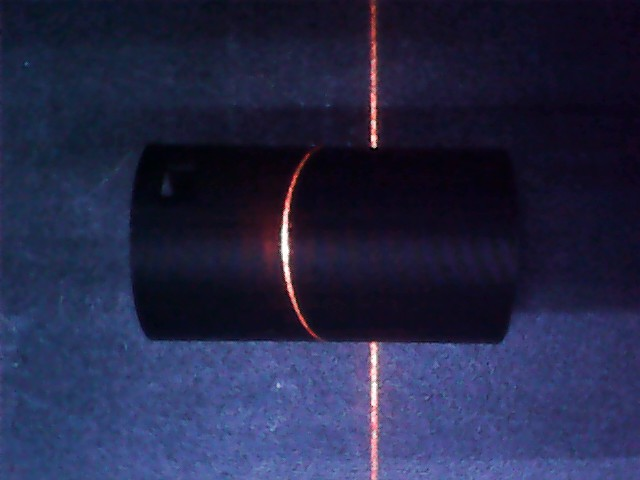
#> input picture beam_images/1811_OBJ.jpg, 640 x 480 px, found by its file name
$ python exterior_beam_scan.py   (older library calls are emulated)
#> lines starting #> are read from the running program, lines starting #| are printed output that depends on the picture; after the words box and inside, x2 and y2 are one past the last pixel; in counts of white or black regions, pixels touching at a corner belong together; long printed decimals are rounded
import cv2
import numpy as np
from scipy.optimize import curve_fit
from scipy.ndimage import gaussian_filter1d
import matplotlib.pyplot as plt
import glob

class Frame:
    def __init__(
            self,
            image: np.ndarray
            ):
        self.image = image
        self.cropped_image = self.crop_to_laser_area(image)
        self.x_position_array = self.extract_laser_line_centre_array()

    @staticmethod
    def gaussian(
            x,
            amplitude,
            mean,
            standard_deviation
            ) -> np.ndarray:
        '''
        Gaussian function for curve fitting.

        Parameters:
        - x: The horizontal pixel positions along the row (0 to width-1)
        - amplitude: Peak height of the Gaussian.
        - mean: Center position of the Gaussian.
        - standard_deviation: Standard deviation (width) of the Gaussian.

        Returns:
        - Gaussian function evaluated at x.
        '''
        return amplitude * np.exp(-((x - mean) ** 2) / (2 * standard_deviation ** 2))

    @staticmethod
    def create_red_white_mask(
            frame
            ) -> np.ndarray:

        '''
        Converts the input frame to HSV color space and creates a binary mask that highlights pixels in the red and white color ranges.

        Parameters:
        - frame: The input image frame in BGR color space.

        Returns:
        - red_white_mask: A binary mask where pixels within the red and white color ranges are white (255),
          and all other pixels are black (0).
        '''

        hsv_frame = cv2.cvtColor(frame, cv2.COLOR_BGR2HSV)

        lower_red1 = np.array([0, 40, 30])
        upper_red1 = np.array([15, 255, 255])
        lower_red2 = np.array([165, 40, 30])
        upper_red2 = np.array([180, 255, 255])
        lower_white = np.array([0, 0, 200])
        upper_white = np.array([180, 40, 255])

        mask_red1 = cv2.inRange(hsv_frame, lower_red1, upper_red1)
        mask_red2 = cv2.inRange(hsv_frame, lower_red2, upper_red2)
        mask_red = cv2.bitwise_or(mask_red1, mask_red2)
        mask_white = cv2.inRange(hsv_frame, lower_white, upper_white)

        red_white_mask = cv2.bitwise_or(mask_red, mask_white)
        red_white_mask = cv2.morphologyEx(red_white_mask, cv2.MORPH_OPEN, np.ones((1,1), np.uint8))
        red_white_mask = cv2.morphologyEx(red_white_mask, cv2.MORPH_CLOSE, np.ones((2,2), np.uint8))

        grey = cv2.cvtColor(frame, cv2.COLOR_BGR2GRAY)
        _, bright_mask = cv2.threshold(grey, 140, 255, cv2.THRESH_BINARY)
        blurred = cv2.GaussianBlur(bright_mask, (5, 5), 0)
        sobel_x = cv2.Sobel(blurred, cv2.CV_64F, 1, 0)  # X gradient

        # Split channels
        # b, g, r = cv2.split(frame)

        # # Threshold red channel
        # _, red_mask = cv2.threshold(r, 180, 255, cv2.THRESH_BINARY)

        # # Optional blur
        # blurred = cv2.GaussianBlur(red_mask, (5, 5), 0)

        # # Sobel X
        # sobel_x = cv2.Sobel(blurred, cv2.CV_64F, 1, 0)

        return sobel_x

        return sobel_x

        # grey = cv2.cvtColor(frame, cv2.COLOR_BGR2GRAY)
        # _, bright_mask = cv2.threshold(grey, 140, 255, cv2.THRESH_BINARY)
        blurred = cv2.GaussianBlur(red_white_mask, (5, 5), 0)
        return blurred

        return red_white_mask

    @staticmethod
    def crop_to_laser_area(
            image: np.ndarray,
            ) -> np.ndarray:

        '''
        Crops the frame to focus on the area where the laser line is expected to be.
        '''
        height, width = image.shape[:2]
        crop_width = int(width * 0.4)
        cropped_image = image[:, :crop_width]
        return cropped_image

    def get_intensity_edge(
            self,
            y_values,
            invert=False
            ) -> int:
        '''
        Fits a Gaussian to the intensity profile and returns the x-coordinate of the peak (the mean).
        Initial guess is based on the maximum Y value, and a gaussian is fitted to find a more accurate peak position.
        The gaussian is fitted an amount of times equal to maxfev.

        Parameters:
        - y_values: 1D array of intensity values along the x-axis.
        - invert: If True, inverts the y_values to find the opposite edge This allows the left and right edge to be found in one function.

        Returns:
        - x-coordinate of the peak intensity (mean of the fitted Gaussian).
        '''
        if invert:
            y_values = -y_values # Invert to find the opposite edge
        x_values = np.arange(len(y_values))

        initial_guess = [max(y_values), np.argmax(y_values), 1] # Amplitude, Mean, Standard Deviation
        try:
            params, _ = curve_fit(self.gaussian,
                                x_values,
                                y_values,
                                p0=initial_guess,
                                maxfev=10000)
            _, fitted_mean, _ = params
            return int(np.round(fitted_mean))
        except RuntimeError:
            return np.argmax(y_values)

    def extract_laser_line_centre_array(
            self
            ) -> np.ndarray:
        '''
        Extracts the centre of the laser line using gaussian fitting on each row of the red-white mask.
        Gaussian fitting is used to determine the left and right edges of the laser line, and the centre is computed as the average of these edges.

        Parameters:
        - frame: The input image frame in BGR color space.

        Returns:
        - centerline: An array containing the x-coordinates of the laser line centre for each row.

        '''
        red_white_mask = Frame.create_red_white_mask(self.image)
        mask_height, mask_width = red_white_mask.shape
        centerline_array = np.full(mask_height, -1, dtype=int)

        for y in range(mask_height): # For every Y value in the frame
            x_values = red_white_mask[y, :] # Look at the pixels intensities on the X axis
            if np.count_nonzero(x_values) < 2:
                continue  # Treat as invalid if less than 2 non-zero pixels
            left_x_position = self.get_intensity_edge(x_values)
            right_x_position = self.get_intensity_edge(x_values, invert=True)
            centerline_array[y] = (left_x_position + right_x_position) // 2
        return centerline_array

        # [12 lines of commented-out code are left out]

    def plot_centerline(
            self
            ) -> None:
        '''
        Plots the extracted centerline on the image for visualization.

        Parameters:
        - frame: The input image frame in BGR color space.

        Returns:
        - None
        '''
        overlay = self.image.copy()
        height, width, _ = overlay.shape
        for y in range(height):
            x_pos = int(np.round(self.x_position_array[y]))  # round and cast to int
            if x_pos >= 0 and x_pos < width:  # also ensure x_pos is inside image
                overlay[y, x_pos] = (0, 0, 0)  # Black centerline
        cv2.imshow('Centerline Overlay', overlay)
        cv2.waitKey(0)
        cv2.destroyAllWindows()

class BeamAnalyser:
    def __init__(
            self,
            undefected_frame: Frame, # Undefected Line on Beam
            sample_frame: Frame, # Input to compare to Undefected Line
            reference_frame: Frame # Reference Line on Beam
            ):
        self.undefected_frame = undefected_frame
        self.sample_frame = sample_frame
        self.reference_frame = reference_frame
        self.pixels_per_mm, self.camera_matrix, self.dist_coeffs, self.rvecs, self.tvecs = self.callibrate_camera()

    def callibrate_camera(
            self,
            chessboard_size = (5, 5),
            frame_size = (640, 480),
            square_size_mm = 5.0
            ) -> tuple[float, np.ndarray, np.ndarray, list[np.ndarray], list[np.ndarray]]:
        '''
        Callibrates the camera using chessboard images to find pixels per mm and camera matrix and distortion coefficients.

        Parameters:
        - chessboard_images: List of file paths to chessboard images for calibration.
        - chessboard_size: Tuple indicating the number of inner corners per chessboard row and column (rows, columns).
        - square_size_mm: Size of each chessboard square in millimeters.

        Returns:
        - pixels_per_mm: Average number of pixels per millimeter.
        - camera_matrix: Camera matrix obtained from calibration.
        - dist_coeffs: Distortion coefficients obtained from calibration.
        - rvecs: Rotation vectors for each calibration image.
        - tvecs: Translation vectors for each calibration image.
        '''
        # Termination criteria for corner refinement
        criteria = (cv2.TERM_CRITERIA_EPS + cv2.TERM_CRITERIA_MAX_ITER, 30, 0.001)

        # Prepare 3D points for each corner (0,0,0) ... (8,5,0)
        objp = np.zeros((chessboard_size[0]*chessboard_size[1], 3), np.float32)
        objp[:, :2] = np.mgrid[0:chessboard_size[0], 0:chessboard_size[1]].T.reshape(-1, 2)
        objp *= square_size_mm  # scale to mm

        objpoints = []  # 3D points in real world space
        imgpoints = []  # 2D points in image plane

        images = glob.glob(f"Extruder_Scanner/callibration/beam_2/*.jpg")

        if not images:
            raise FileNotFoundError(f"No calibration images found")

        for fname in images:
            img = cv2.imread(fname)
            gray = cv2.cvtColor(img, cv2.COLOR_BGR2GRAY)

            ret, corners = cv2.findChessboardCorners(gray, chessboard_size, None)
            if ret:
                objpoints.append(objp)
                corners2 = cv2.cornerSubPix(gray, corners, (11, 11), (-1, -1), criteria)
                imgpoints.append(corners2)

        if not objpoints:
            raise RuntimeError("No valid chessboard patterns detected. Calibration failed.")

        ret, camera_matrix, dist_coeffs, rvecs, tvecs = cv2.calibrateCamera(
            objpoints, imgpoints, frame_size, None, None
        )
        all_dists = []
        for corners in imgpoints:
            for i in range(len(corners) - 1):
                dx = corners[i+1][0][0] - corners[i][0][0]
                dy = corners[i+1][0][1] - corners[i][0][1]
                all_dists.append(np.hypot(dx, dy))
        avg_pixel_spacing = np.mean(all_dists)
        pixels_per_mm = (avg_pixel_spacing / 2) / square_size_mm

        return pixels_per_mm, camera_matrix, dist_coeffs, rvecs, tvecs

    # [92 lines left out: functions extract_pixel_differences, overlay_centerlines, plot_pixel_differences, not called in this run]

    def find_beam_height_from_reference(
            self,
            reference_height_mm,
            x_camera_offset_mm: float = 37.3,
            ) -> None:
        '''
        Finds the shame of the top of the beam based on the reference frame using laser triangulation

        Parameters:
        - reference_frame: The reference Frame object.
        - sample_frame: The Frame object looking to be compared to the reference frame.

        Returns:
        - None
        '''

        sample_x_position_array = self.sample_frame.x_position_array
        reference_x_position_array = self.reference_frame.x_position_array
        pixel_displacement = np.abs(sample_x_position_array - reference_x_position_array)
        s = pixel_displacement / self.pixels_per_mm
        heights = reference_height_mm * s / (x_camera_offset_mm + s)
        print(sample_x_position_array[:30])
        print(reference_x_position_array[:30])
        print(pixel_displacement[:30])
        print(self.pixels_per_mm)
        return heights

    def plot_heights(
            self,
            ):
        '''
        Finds the shame of the top of the beam based on the reference frame using laser triangulation

        Parameters:
        - self: The self object, used to find the beam height to plot.

        Returns:
        - None
        '''
        heights = self.find_beam_height_from_reference(
            reference_height_mm=65,
            x_camera_offset_mm=37.3
        )

        heights = np.array(heights)

        plt.figure(figsize=(4, 4))
        plt.plot(heights, color='green')
        plt.xlabel('Row (Y position)')
        plt.ylabel('Height (mm)')
        plt.title('Height of object in mm')
        plt.gca().invert_xaxis()
        plt.grid(True)
        plt.show()

# ---------- Defect Detection ---------- #

def analyse_beam():
    '''
    To use, the defected frame is the frame for the object that is intended to be measured. The reference frame is the laser against the base plate.
    These need to be input when creating the Frame Object, and the code should detect the height of the object pictured in the defected frame.
    '''
    # 12/11/2025 Data - 61mm from top
    undefected_frame = Frame(cv2.imread("Extruder_Scanner/beam_images/1811_OBJ.jpg"))
#> in __init__, self.image is the input picture: shape (480, 640, 3); mean B, G, R 71.6, 39.8, 36.8
#> in create_red_white_mask, `mask_red1 = cv2.inRange(hsv_frame, lower_red1, upper_red1)`:
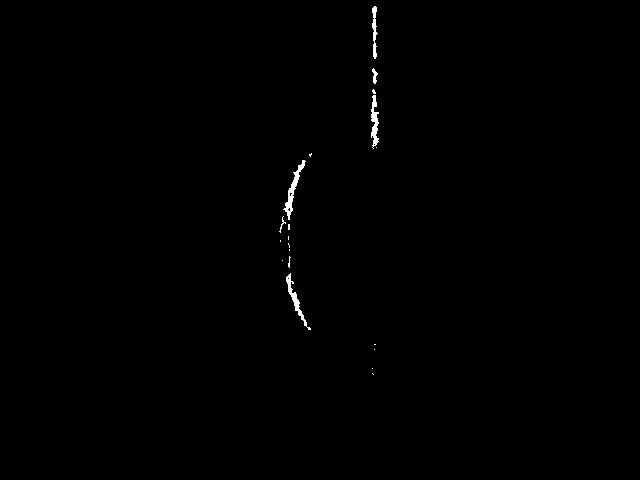
#> mask_red1: shape (480, 640); 0.36% white; 20 white regions (14 under 20 px), largest, box (x1, y1, x2, y2) and area: (283, 160, 306, 220) 305, (371, 95, 379, 149) 245, (286, 273, 311, 330) 244, (372, 6, 378, 59) 171, (372, 68, 378, 84) 51, (279, 216, 286, 233) 27
#> in create_red_white_mask, `sobel_x = cv2.Sobel(blurred, cv2.CV_64F, 1, 0)`:
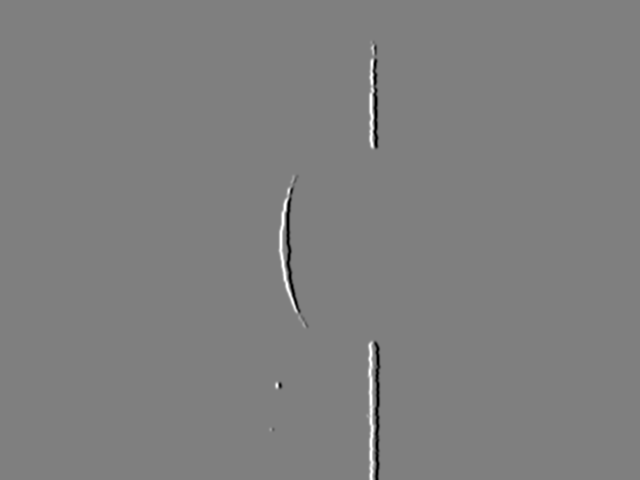
#> sobel_x: shape (480, 640) float64; min -636, max 636, mean 0; drawn with min black and max white
#> the loop in extract_laser_line_centre_array, `for y in range(mask_height):` made 480 passes
#> (left_x_position, right_x_position) on passes 40 to 42: (371, 373), (371, 373), (371, 373)
#> after the loop in extract_laser_line_centre_array, `for y in range(mask_height):`: centerline_array = 480 values, max 374 at index 51, min -1 at index 0, mean 291.3
#> in __init__, `self.x_position_array = self.extract_laser_line_centre_array()`: self.x_position_array has the same summary as centerline_array in extract_laser_line_centre_array
    defected_frame = Frame(cv2.imread("Extruder_Scanner/beam_images/1811_OBJ.jpg"))
#> the loop in extract_laser_line_centre_array (call 2), `for y in range(mask_height):` made 480 passes
    reference_frame = Frame(cv2.imread("Extruder_Scanner/beam_images/1811_REF.jpg"))
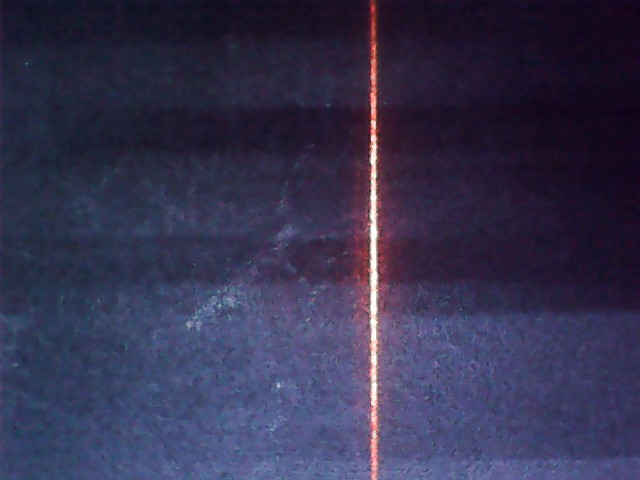
#> input picture beam_images/1811_REF.jpg, 640 x 480 px, found by its file name
#> in __init__, self.image is the input picture: shape (480, 640, 3); mean B, G, R 79.3, 50.3, 52.9

    # [8 lines of commented-out code are left out]
    analyser = BeamAnalyser(undefected_frame, defected_frame, reference_frame)
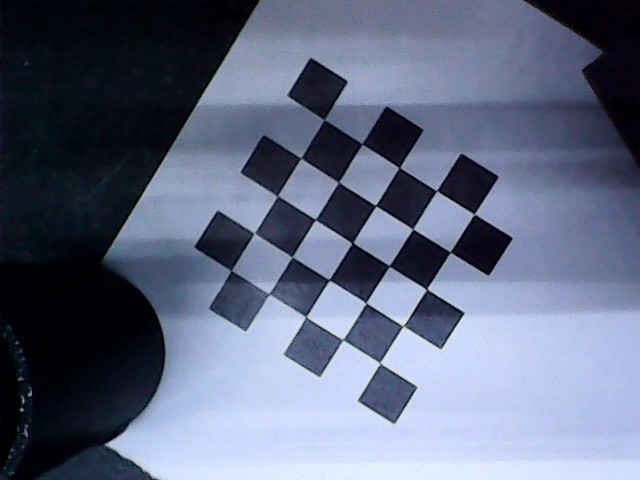
#> input picture callibration/beam_2/WIN_20251118_16_37_08_Pro.jpg, 640 x 480 px
#> in callibrate_camera, img is the input picture: shape (480, 640, 3); mean B, G, R 128.4, 104.7, 95.9
#> in callibrate_camera, `gray = cv2.cvtColor(img, cv2.COLOR_BGR2GRAY)`:
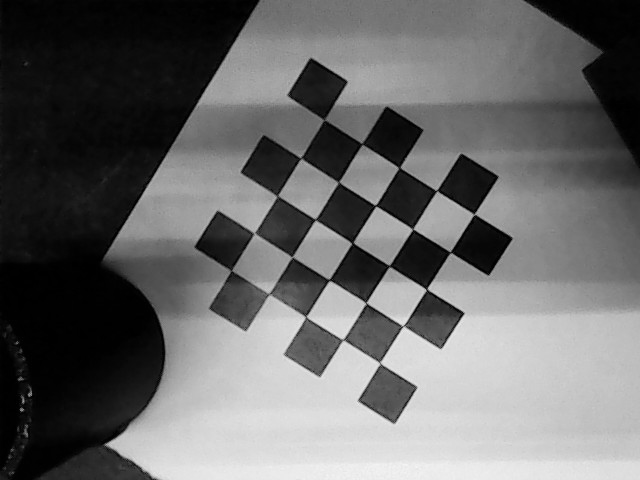
#> gray: shape (480, 640); min 0, max 245, mean 104.8
#> in callibrate_camera, `ret, corners = cv2.findChessboardCorners(gray, chessboard_size, None)`: ret = True; corners = 25 rows, first 8: [323.8, 120.5], [362.2, 143.8], [399, 167.5], [436.7, 190.5], [473.9, 214.6], [300.9, 158.5], [338.3, 182.1], [375.5, 205.5]
#> in callibrate_camera, `corners2 = cv2.cornerSubPix(gray, corners, (11, 11), (-1, -1), criteria)`: corners2 = 25 rows, first 8: [324.1, 119.6], [362.2, 144], [399.3, 167.5], [436.6, 190.7], [474.2, 214], [300.8, 158.2], [338.6, 182.2], [375.7, 205.6]
#> in callibrate_camera, `ret, camera_matrix, dist_coeffs, rvecs, tvecs = cv2.calibrateCamera( o..`: ret = 0.188; camera_matrix = [[1352.1, 0, 303.9], [0, 1348.1, 247.9], [0, 0, 1]]; dist_coeffs = [[-0.963, 240.9, -0.0278, -0.0582, -8122.9]]; rvecs = ([0.0681, 0.0381, 0.558],); tvecs = ([2.33, -14.34, 152.2],)
#> the loop in callibrate_camera, `for corners in imgpoints:` made 1 pass
#> after the loop in callibrate_camera, `for corners in imgpoints:`: all_dists = [45.27, 43.88, 43.94, 44.27, 182.2, 44.76, 43.88, 43.8, 44.08, 181.9, 44.88, 43.74, 43.54, 43.77, 181, 44.59, 43.86, 43.18, 43.83, 180.7, 44.56, 43.3, 43.58, 43.61]
#> in callibrate_camera, `avg_pixel_spacing = np.mean(all_dists)`: avg_pixel_spacing = 66.92
#> in callibrate_camera, `pixels_per_mm = (avg_pixel_spacing / 2) / square_size_mm`: pixels_per_mm = 6.69
#> in __init__, `self.pixels_per_mm, self.camera_matrix, self.dist_coeffs, self.rvecs, ..`: self.camera_matrix has the same summary as camera_matrix in callibrate_camera; self.dist_coeffs = [[-0.963, 240.9, -0.0278, -0.0582, -8122.9]]; self.rvecs = ([0.0681, 0.0381, 0.558],); self.tvecs = ([2.33, -14.34, 152.2],)

    # analyser.overlay_centerlines()

    # Plot Heights
    defected_frame.plot_centerline()
#> the loop in plot_centerline, `for y in range(height):` made 480 passes
#> x_pos on passes 1 to 3: -1, -1, -1
#> after the loop in plot_centerline, `for y in range(height):`:
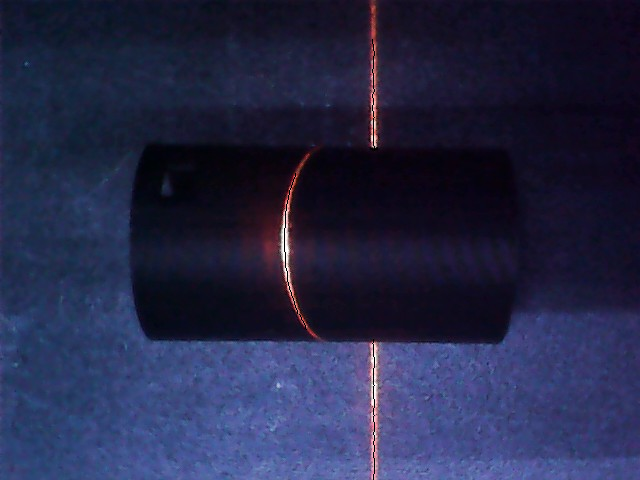
#> overlay: shape (480, 640, 3); 0.13% of pixels changed, all inside (x1, y1, x2, y2) = (284, 39, 375, 480)
    analyser.plot_heights()
#> in find_beam_height_from_reference, `pixel_displacement = np.abs(sample_x_position_array - reference_x_posi..`: pixel_displacement = 480 values, max 375 at index 332, min 0 at index 0, mean 54.04
#> in find_beam_height_from_reference, `s = pixel_displacement / self.pixels_per_mm`: s = 480 values, max 56.04 at index 332, min 0 at index 0, mean 8.07
#> in find_beam_height_from_reference, `heights = reference_height_mm * s / (x_camera_offset_mm + s)`: heights = 480 values, max 39.02 at index 332, min 0 at index 0, mean 8.14
#| [0 0 0 0 0 0 0 0 0 0 0 0 0 0 0 0 0 0 0 0 0 0 0 0 0 0 0 0 0 0]
#| 6.692
#> in plot_heights, `plt.show()`:
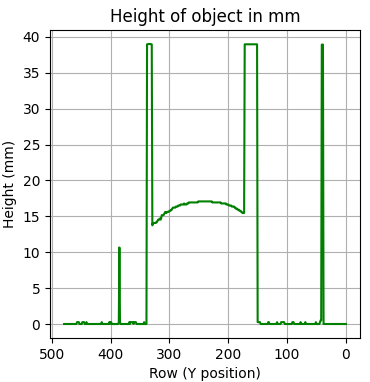
#> figure drawn by matplotlib, 1 panel; curve peaks at x = 332, y = 39.02

analyse_beam()
